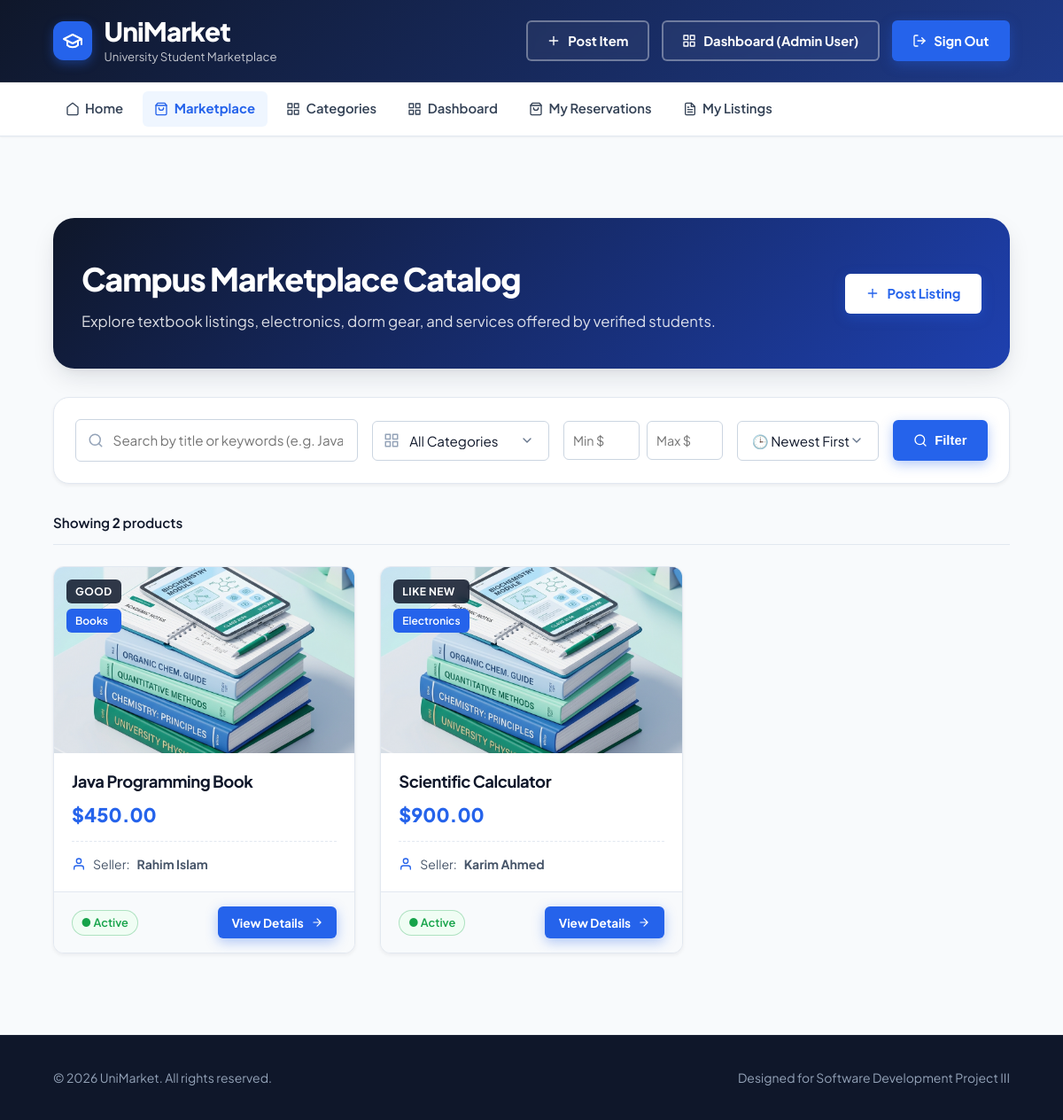
Screenshot of /frontend/pages/marketplace.php (signed in) with the database file from the repository.
### tables this page shows
CREATE TABLE IF NOT EXISTS products (
    product_id INT AUTO_INCREMENT PRIMARY KEY,
    seller_id INT NOT NULL,
    category_id INT NOT NULL,
    title VARCHAR(150) NOT NULL,
    description TEXT,
    price DECIMAL(10,2) NOT NULL,
    tags VARCHAR(255),
    image_url VARCHAR(255),
    product_condition ENUM('New', 'Like New', 'Good', 'Fair') NOT NULL,
    status ENUM('Available', 'Active', 'Reserved', 'Sold') NOT NULL DEFAULT 'Available',
    created_at TIMESTAMP DEFAULT CURRENT_TIMESTAMP,

    CONSTRAINT fk_products_seller
        FOREIGN KEY (seller_id)
        REFERENCES users(user_id)
        ON UPDATE CASCADE
        ON DELETE RESTRICT,

    CONSTRAINT fk_products_category
        FOREIGN KEY (category_id)
        REFERENCES categories(category_id)
        ON UPDATE CASCADE
        ON DELETE RESTRICT
);

CREATE TABLE IF NOT EXISTS categories (
    category_id INT AUTO_INCREMENT PRIMARY KEY,
    category_name VARCHAR(50) NOT NULL UNIQUE,
    description TEXT
);

CREATE TABLE IF NOT EXISTS users (
    user_id INT AUTO_INCREMENT PRIMARY KEY,
    full_name VARCHAR(100) NOT NULL,
    email VARCHAR(100) NOT NULL UNIQUE,
    student_id VARCHAR(20) NOT NULL UNIQUE,
    department VARCHAR(100) NOT NULL,
    password_hash VARCHAR(255) NOT NULL,
    role ENUM('student', 'admin') NOT NULL DEFAULT 'student',
    created_at TIMESTAMP DEFAULT CURRENT_TIMESTAMP
);

### frontend/pages/marketplace.php (the view, shortened to what this page needs)
<?php
$isLoggedIn = isset($_SESSION['user_id']);
$fullName   = $isLoggedIn ? htmlspecialchars((string) ($_SESSION['full_name'] ?? 'Student'), ENT_QUOTES, 'UTF-8') : '';
$searchQuery   = isset($_GET['search']) ? trim((string) $_GET['search']) : '';
$minPriceRaw   = isset($_GET['min_price']) ? trim((string) $_GET['min_price']) : '';
$maxPriceRaw   = isset($_GET['max_price']) ? trim((string) $_GET['max_price']) : '';
$minPrice      = ($minPriceRaw !== '' && is_numeric($minPriceRaw) && (float) $minPriceRaw >= 0) ? (float) $minPriceRaw : null;
$maxPrice      = ($maxPriceRaw !== '' && is_numeric($maxPriceRaw) && (float) $maxPriceRaw >= 0) ? (float) $maxPriceRaw : null;
$sortOption    = isset($_GET['sort']) ? trim((string) $_GET['sort']) : 'newest';
$sortWhitelist = [
    'newest'     => 'p.created_at DESC',
    'price_asc'  => 'p.price ASC',
    'price_desc' => 'p.price DESC'
];
$orderBy = $sortWhitelist[$sortOption] ?? 'p.created_at DESC';
$products        = [];
try {
    $database   = new Database();
    $connection = $database->connect();
    $sql = 'SELECT p.product_id, p.title, p.description, p.price, p.tags, p.image_url,
                   p.product_condition, p.status, p.created_at,
                   c.category_id, c.category_name,
                   u.full_name AS seller_name
            FROM products p
            JOIN categories c ON p.category_id = c.category_id
            JOIN users u ON p.seller_id = u.user_id
            WHERE p.status IN ("Available", "Active")';
    $params = [];
    $sql .= ' ORDER BY ' . $orderBy;
    $productStmt = $connection->prepare($sql);
    $productStmt->execute($params);
    $products = $productStmt->fetchAll(PDO::FETCH_ASSOC);
} catch (PDOException $exception) {
    error_log('Marketplace Catalog Exception: ' . $exception->getMessage());
    $queryError = 'Unable to load marketplace items at this time due to a server error.';
}
?>
<!DOCTYPE html>
<html lang="en">
<head>
    <link rel="stylesheet" href="../css/styles.css?v=<?php echo time(); ?>">
</head>
<body>
    <header class="site-header">
        <div class="container header-container">
            <div class="logo-area">
                <div class="logo-badge">
                    <svg width="24" height="24" viewBox="0 0 24 24" fill="none" stroke="currentColor" stroke-width="2" stroke-linecap="round" stroke-linejoin="round" class="svg-icon svg-icon-lg"><path d="M22 10v6M2 10l10-5 10 5-10 5z"/><path d="M6 12v5c3 3 9 3 12 0v-5"/></svg>
                </div>
                <div>
                    <a href="index.php" class="logo">UniMarket</a>
                    <span class="tagline">University Student Marketplace</span>
                </div>
            </div>
            <div class="header-actions">
                <?php if ($isLoggedIn) : ?>
                    <a href="create_product.php" class="btn-outline">
                        <svg width="16" height="16" viewBox="0 0 24 24" fill="none" stroke="currentColor" stroke-width="2" stroke-linecap="round" stroke-linejoin="round" class="svg-icon svg-icon-sm"><line x1="12" y1="5" x2="12" y2="19"/><line x1="5" y1="12" x2="19" y2="12"/></svg>
                        Post Item
                    </a>
                    <a href="dashboard.php" class="btn-outline">
                        Dashboard (<?php echo $fullName; ?>)
                    </a>
                    <a href="logout.php" class="btn-primary">
                        <svg width="16" height="16" viewBox="0 0 24 24" fill="none" stroke="currentColor" stroke-width="2" stroke-linecap="round" stroke-linejoin="round" class="svg-icon svg-icon-sm"><path d="M9 21H5a2 2 0 0 1-2-2V5a2 2 0 0 1 2-2h4"/><polyline points="16 17 21 12 16 7"/><line x1="21" y1="12" x2="9" y2="12"/></svg>
                        Sign Out
                    </a>
                <?php endif; ?>
            </div>
        </div>
    </header>
    <nav class="main-nav" aria-label="Main Navigation">
        <div class="container">
            <ul id="primary-menu">
                <li>
                    <a href="index.php">
                        <svg width="16" height="16" viewBox="0 0 24 24" fill="none" stroke="currentColor" stroke-width="2" stroke-linecap="round" stroke-linejoin="round" class="svg-icon svg-icon-sm"><path d="M3 9l9-7 9 7v11a2 2 0 0 1-2 2H5a2 2 0 0 1-2-2z"/></svg>
                        Home
                    </a>
                </li>
                <li>
                    <a href="marketplace.php" class="active">
                        <svg width="16" height="16" viewBox="0 0 24 24" fill="none" stroke="currentColor" stroke-width="2" stroke-linecap="round" stroke-linejoin="round" class="svg-icon svg-icon-sm"><path d="M6 2L3 6v14a2 2 0 0 0 2 2h14a2 2 0 0 0 2-2V6l-3-4z"/><line x1="3" y1="6" x2="21" y2="6"/><path d="M16 10a4 4 0 0 1-8 0"/></svg>
                        Marketplace
                    </a>
                </li>
                <li>
                    <a href="index.php#categories">
                        Categories
                    </a>
                </li>
                <?php if ($isLoggedIn) : ?>
                    <li>
                        <a href="dashboard.php">
                            Dashboard
                        </a>
                    </li>
                    <li>
                        <a href="my_orders.php">
                            <svg width="16" height="16" viewBox="0 0 24 24" fill="none" stroke="currentColor" stroke-width="2" stroke-linecap="round" stroke-linejoin="round" class="svg-icon svg-icon-sm"><path d="M6 2L3 6v14a2 2 0 0 0 2 2h14a2 2 0 0 0 2-2V6l-3-4z"/><line x1="3" y1="6" x2="21" y2="6"/><path d="M16 10a4 4 0 0 1-8 0"/></svg>
                            My Reservations
                        </a>
                    </li>
                    <li>
                        <a href="my_listings.php">
                            My Listings
                        </a>
                    </li>
                <?php endif; ?>
            </ul>
        </div>
    </nav>
    <main class="main-content">
        <div class="container marketplace-container">
            <div class="marketplace-banner">
                <div class="marketplace-title-group">
                    <h1>Campus Marketplace Catalog</h1>
                    <p>Explore textbook listings, electronics, dorm gear, and services offered by verified students.</p>
                </div>
                <div>
                    <a href="<?php echo $isLoggedIn ? 'create_product.php' : 'login.php'; ?>" class="btn-primary" style="background-color: var(--white); color: var(--primary); font-weight: 700;">
                        <svg width="16" height="16" viewBox="0 0 24 24" fill="none" stroke="currentColor" stroke-width="2.5"><line x1="12" y1="5" x2="12" y2="19"/><line x1="5" y1="12" x2="19" y2="12"/></svg>
                        Post Listing
                    </a>
                </div>
            </div>
            <section class="marketplace-filter-card">
                <form method="GET" action="marketplace.php" class="filter-bar-form">
                    <div class="search-input-wrapper input-icon-group">
                        <input
                            type="text"
                            name="search"
                            id="search"
                            placeholder="Search by title or keywords (e.g. Java, Physics)..."
                            value="<?php echo htmlspecialchars($searchQuery, ENT_QUOTES, 'UTF-8'); ?>">
                    </div>
                    <div class="category-select-wrapper input-icon-group">
                        <select name="category_id" id="category_id" class="filter-select">
                            <option value="0">All Categories</option>
                        </select>
                    </div>
                    <div style="display: flex; gap: 0.5rem; flex: 1; min-width: 180px;">
                        <input
                            type="number"
                            name="min_price"
                            id="min_price"
                            step="0.01"
                            min="0"
                            placeholder="Min $"
                            value="<?php echo $minPrice !== null ? htmlspecialchars((string)$minPrice, ENT_QUOTES, 'UTF-8') : ''; ?>"
                            style="width: 50%; padding: 0.75rem 0.65rem; border: 1px solid var(--gray-300); border-radius: var(--radius-sm); font-size: 0.9rem; font-family: var(--font-main);">
                        <input
                            type="number"
                            name="max_price"
                            id="max_price"
                            step="0.01"
                            min="0"
                            placeholder="Max $"
                            value="<?php echo $maxPrice !== null ? htmlspecialchars((string)$maxPrice, ENT_QUOTES, 'UTF-8') : ''; ?>"
                            style="width: 50%; padding: 0.75rem 0.65rem; border: 1px solid var(--gray-300); border-radius: var(--radius-sm); font-size: 0.9rem; font-family: var(--font-main);">
                    </div>
                    <div style="min-width: 160px; flex: 1;">
                        <select name="sort" id="sort" class="filter-select" style="padding-left: 1rem;">
                            <option value="newest" <?php echo ($sortOption === 'newest') ? 'selected' : ''; ?>>🕒 Newest First</option>
                        </select>
                    </div>
                    <div class="filter-actions-group">
                        <button type="submit" class="btn-primary">
                            <svg width="16" height="16" viewBox="0 0 24 24" fill="none" stroke="currentColor" stroke-width="2" stroke-linecap="round" stroke-linejoin="round" class="svg-icon svg-icon-sm"><circle cx="11" cy="11" r="8"/><line x1="21" y1="21" x2="16.65" y2="16.65"/></svg>
                            Filter
                        </button>
                    </div>
                </form>
            </section>
            <div class="results-meta-bar">
                <div class="results-count">
                    Showing <strong><?php echo count($products); ?></strong> product<?php echo count($products) === 1 ? '' : 's'; ?>
                </div>
            </div>
            <?php if (!empty($products)) : ?>
                <div class="marketplace-grid">
                    <?php foreach ($products as $item) :
                        $pId         = (int) $item['product_id'];
                        $pTitle      = htmlspecialchars((string) $item['title'], ENT_QUOTES, 'UTF-8');
                        $pPrice      = number_format((float) $item['price'], 2);
                        $pCondition  = htmlspecialchars((string) $item['product_condition'], ENT_QUOTES, 'UTF-8');
                        $pCategory   = htmlspecialchars((string) $item['category_name'], ENT_QUOTES, 'UTF-8');
                        $pSeller     = htmlspecialchars((string) $item['seller_name'], ENT_QUOTES, 'UTF-8');
                        $pStatus     = htmlspecialchars((string) $item['status'], ENT_QUOTES, 'UTF-8');
                        $pImg        = !empty($item['image_url']) ? htmlspecialchars((string) $item['image_url'], ENT_QUOTES, 'UTF-8') : '../images/cat-textbooks.png';
                        if (!str_starts_with($pImg, 'http') && !str_starts_with($pImg, '../')) {
                            $pImg = '../' . ltrim($pImg, '/');
                        }
                    ?>
                        <article class="product-card">
                            <div class="product-card-img-wrapper">
                                <img src="<?php echo $pImg; ?>" alt="<?php echo $pTitle; ?>" class="product-card-img" loading="lazy" onerror="this.onerror=null; this.src='../images/cat-textbooks.png';">
                                <div class="badge-tag-overlay">
                                    <span class="badge-condition"><?php echo $pCondition; ?></span>
                                    <span class="badge-category"><?php echo $pCategory; ?></span>
                                </div>
                            </div>
                            <div class="product-card-body">
                                <h2 class="product-card-title">
                                    <a href="product_detail.php?id=<?php echo $pId; ?>">
                                        <?php echo $pTitle; ?>
                                    </a>
                                </h2>
                                <div class="product-card-price">
                                    $<?php echo $pPrice; ?>
                                </div>
                                <div class="product-card-seller">
                                    <svg width="16" height="16" viewBox="0 0 24 24" fill="none" stroke="currentColor" stroke-width="2" stroke-linecap="round" stroke-linejoin="round" class="svg-icon svg-icon-sm" style="color: var(--primary);"><path d="M20 21v-2a4 4 0 0 0-4-4H8a4 4 0 0 0-4 4v2"/><circle cx="12" cy="7" r="4"/></svg>
                                    Seller: <strong><?php echo $pSeller; ?></strong>
                                </div>
                            </div>
                            <div class="product-card-footer">
                                <span class="status-badge status-<?php echo strtolower($pStatus); ?>">
                                    ● <?php echo $pStatus; ?>
                                </span>
                                <a href="product_detail.php?id=<?php echo $pId; ?>" class="btn-primary" style="padding: 0.4rem 0.85rem; font-size: 0.85rem;">
                                    View Details
                                    <svg width="14" height="14" viewBox="0 0 24 24" fill="none" stroke="currentColor" stroke-width="2.5"><path d="M5 12h14M12 5l7 7-7 7"/></svg>
                                </a>
                            </div>
                        </article>
                    <?php endforeach; ?>
                </div>
            <?php endif; ?>
        </div>
    </main>
    <footer class="site-footer">
        <div class="container">
            <p>© 2026 UniMarket. All rights reserved.</p>
            <p>Designed for Software Development Project III</p>
        </div>
    </footer>
</body>
</html>

### rows the page displays
products: product_condition "GOOD", category.category_name "Books", title "Java Programming Book", price "450.00", seller.full_name "Rahim Islam", status "Active"
products: product_condition "LIKE NEW", category.category_name "Electronics", title "Scientific Calculator", price "900.00", seller.full_name "Karim Ahmed", status "Active"

### other values shown
$fullName "Admin User"
count($products) "2"
